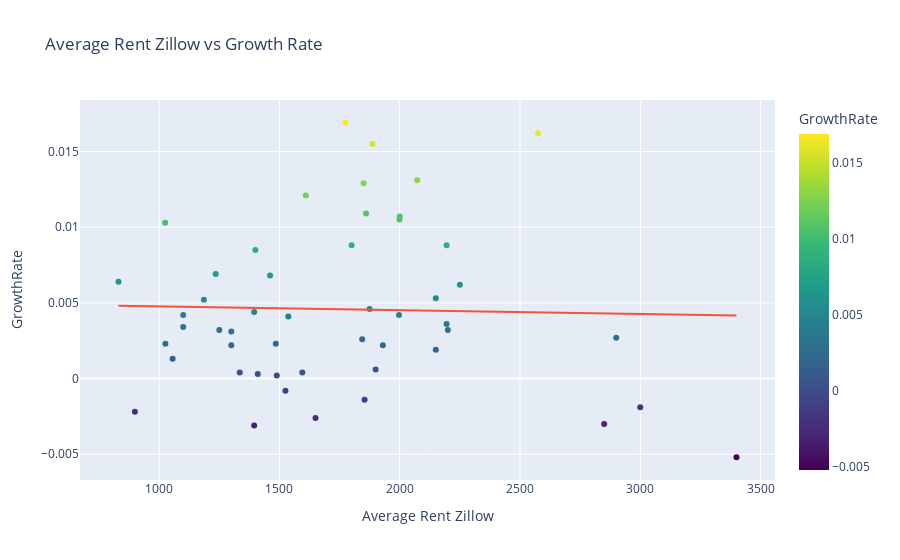

Here is the notebook cell this chart was saved with:
### Markdown cell above
Visualization 3: Scatterplot

### Code cell
fig = px.scatter(merge_df, 
                 x='AverageRentZillow',  
                 y='GrowthRate',        
                 title='Average Rent Zillow vs Growth Rate',
                 labels={'Growth Rate': 'Growth Rate', 'AverageRentZillow': 'Average Rent Zillow'},
                 color='GrowthRate',  
                 color_continuous_scale='Viridis',
                 trendline='ols')

fig.show()
